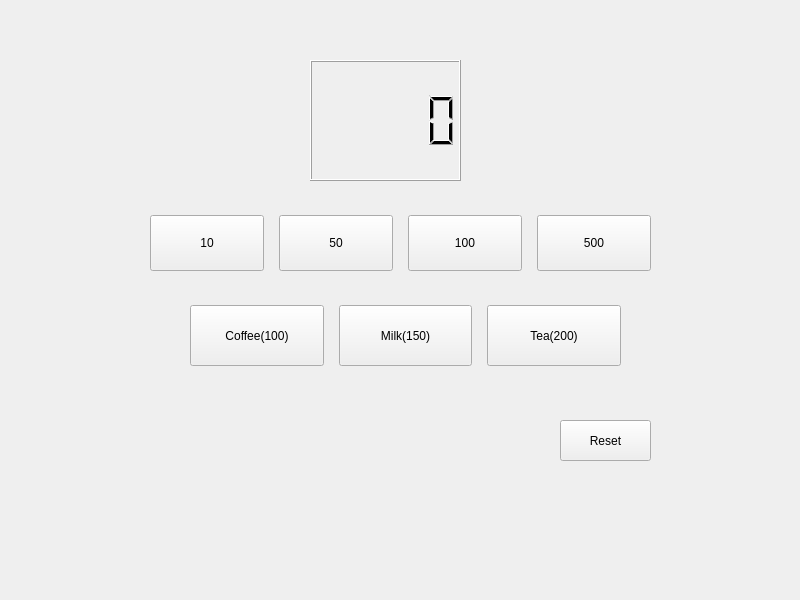
<?xml version="1.0" encoding="UTF-8"?>
<ui version="4.0">
 <class>Widget</class>
 <widget class="QWidget" name="Widget">
  <property name="geometry">
   <rect>
    <x>0</x>
    <y>0</y>
    <width>800</width>
    <height>600</height>
   </rect>
  </property>
  <property name="windowTitle">
   <string>Widget</string>
  </property>
  <widget class="QLCDNumber" name="lcdNumber">
   <property name="geometry">
    <rect>
     <x>310</x>
     <y>60</y>
     <width>151</width>
     <height>121</height>
    </rect>
   </property>
  </widget>
  <widget class="QPushButton" name="pbReset">
   <property name="geometry">
    <rect>
     <x>560</x>
     <y>420</y>
     <width>91</width>
     <height>41</height>
    </rect>
   </property>
   <property name="text">
    <string>Reset</string>
   </property>
  </widget>
  <widget class="QWidget" name="">
   <property name="geometry">
    <rect>
     <x>150</x>
     <y>210</y>
     <width>501</width>
     <height>66</height>
    </rect>
   </property>
   <layout class="QHBoxLayout" name="horizontalLayout" stretch="0,0,0,0">
    <property name="spacing">
     <number>15</number>
    </property>
    <property name="topMargin">
     <number>5</number>
    </property>
    <property name="bottomMargin">
     <number>5</number>
    </property>
    <item>
     <widget class="QPushButton" name="pb10">
      <property name="sizePolicy">
       <sizepolicy hsizetype="Minimum" vsizetype="Preferred">
        <horstretch>0</horstretch>
        <verstretch>0</verstretch>
       </sizepolicy>
      </property>
      <property name="text">
       <string>10</string>
      </property>
     </widget>
    </item>
    <item>
     <widget class="QPushButton" name="pb50">
      <property name="sizePolicy">
       <sizepolicy hsizetype="Minimum" vsizetype="Expanding">
        <horstretch>0</horstretch>
        <verstretch>0</verstretch>
       </sizepolicy>
      </property>
      <property name="text">
       <string>50</string>
      </property>
     </widget>
    </item>
    <item>
     <widget class="QPushButton" name="pb100">
      <property name="sizePolicy">
       <sizepolicy hsizetype="Minimum" vsizetype="Expanding">
        <horstretch>0</horstretch>
        <verstretch>0</verstretch>
       </sizepolicy>
      </property>
      <property name="text">
       <string>100</string>
      </property>
     </widget>
    </item>
    <item>
     <widget class="QPushButton" name="pb500">
      <property name="sizePolicy">
       <sizepolicy hsizetype="Minimum" vsizetype="Expanding">
        <horstretch>0</horstretch>
        <verstretch>0</verstretch>
       </sizepolicy>
      </property>
      <property name="text">
       <string>500</string>
      </property>
     </widget>
    </item>
   </layout>
  </widget>
  <widget class="QWidget" name="">
   <property name="geometry">
    <rect>
     <x>190</x>
     <y>300</y>
     <width>431</width>
     <height>71</height>
    </rect>
   </property>
   <layout class="QHBoxLayout" name="horizontalLayout_2">
    <property name="spacing">
     <number>15</number>
    </property>
    <property name="topMargin">
     <number>5</number>
    </property>
    <property name="bottomMargin">
     <number>5</number>
    </property>
    <item>
     <widget class="QPushButton" name="pbCoffee">
      <property name="sizePolicy">
       <sizepolicy hsizetype="Minimum" vsizetype="Expanding">
        <horstretch>0</horstretch>
        <verstretch>0</verstretch>
       </sizepolicy>
      </property>
      <property name="text">
       <string>Coffee(100)</string>
      </property>
     </widget>
    </item>
    <item>
     <widget class="QPushButton" name="pbMilk">
      <property name="sizePolicy">
       <sizepolicy hsizetype="Minimum" vsizetype="Expanding">
        <horstretch>0</horstretch>
        <verstretch>0</verstretch>
       </sizepolicy>
      </property>
      <property name="text">
       <string>Milk(150)</string>
      </property>
     </widget>
    </item>
    <item>
     <widget class="QPushButton" name="pbtea">
      <property name="sizePolicy">
       <sizepolicy hsizetype="Minimum" vsizetype="Expanding">
        <horstretch>0</horstretch>
        <verstretch>0</verstretch>
       </sizepolicy>
      </property>
      <property name="text">
       <string>Tea(200)</string>
      </property>
     </widget>
    </item>
   </layout>
  </widget>
 </widget>
 <resources/>
 <connections/>
</ui>
